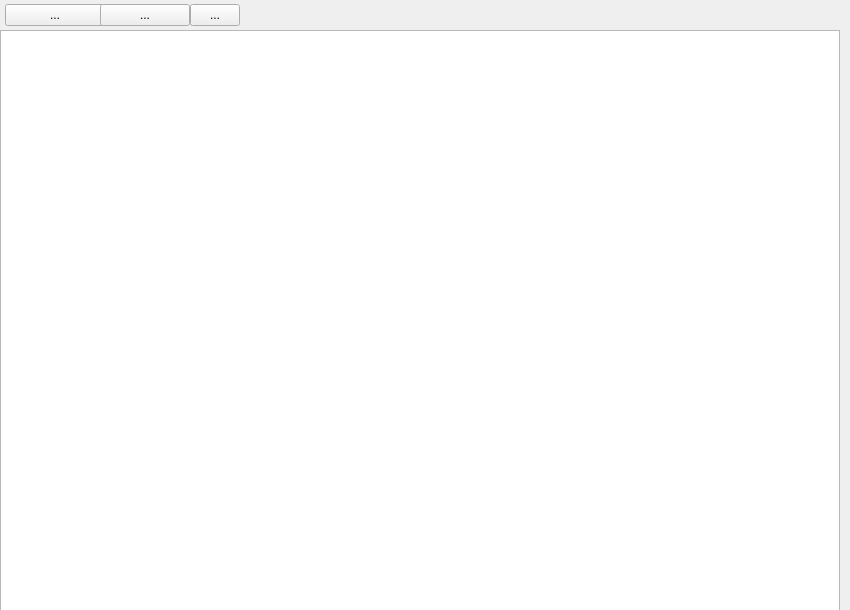
<?xml version="1.0" encoding="UTF-8"?>
<ui version="4.0">
 <class>SMUpgrade</class>
 <widget class="QWidget" name="SMUpgrade">
  <property name="geometry">
   <rect>
    <x>0</x>
    <y>0</y>
    <width>850</width>
    <height>610</height>
   </rect>
  </property>
  <property name="windowTitle">
   <string>Form</string>
  </property>
  <widget class="QWidget" name="tools" native="true">
   <property name="geometry">
    <rect>
     <x>0</x>
     <y>0</y>
     <width>840</width>
     <height>30</height>
    </rect>
   </property>
   <widget class="QToolButton" name="tbShengji">
    <property name="geometry">
     <rect>
      <x>5</x>
      <y>4</y>
      <width>100</width>
      <height>22</height>
     </rect>
    </property>
    <property name="text">
     <string>...</string>
    </property>
   </widget>
   <widget class="QToolButton" name="tbHulue">
    <property name="geometry">
     <rect>
      <x>100</x>
      <y>4</y>
      <width>90</width>
      <height>22</height>
     </rect>
    </property>
    <property name="text">
     <string>...</string>
    </property>
   </widget>
   <widget class="QToolButton" name="tbShaxin">
    <property name="geometry">
     <rect>
      <x>190</x>
      <y>4</y>
      <width>50</width>
      <height>22</height>
     </rect>
    </property>
    <property name="text">
     <string>...</string>
    </property>
   </widget>
  </widget>
  <widget class="QTableWidget" name="tableWidget">
   <property name="geometry">
    <rect>
     <x>0</x>
     <y>30</y>
     <width>840</width>
     <height>581</height>
    </rect>
   </property>
  </widget>
 </widget>
 <resources/>
 <connections/>
</ui>
